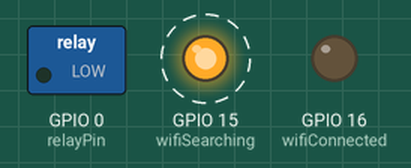
The sketch below on a simulated ESP8266 (NodeMCU). Shown: switched loads named in the sketch (green lamp = pin HIGH), output pins drawn as LEDs (lit = HIGH). Dashed ring = blinking. WiFi joins after 1.5 s; servers stay silent unless stated; what the sketch prints to the serial monitor is not drawn.

Above: at 5.5 s.
Timing chart, 0 to 9.6 s (numbered marks = the images above):
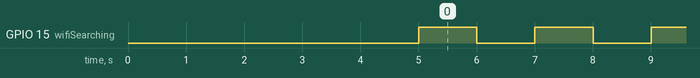

Measured:
- by itself, GPIO 15 (wifiSearching): alternates HIGH for 1.0 s and LOW for 1.0 s

The sketch:

ESP8266_relay.ino
```cpp
#include <ESP8266WiFi.h>

int relayPin = 0;       // 0 is pin "D3" on the ESP8266
int wifiSearching = 15; // pin "D8" on the ESP8266
int wifiConnected = 16; // pin "D0" on the ESP8266

// WiFi Setup
const char *ssid = "<WIFI_SSID>";
const char *password = "<WIFI_PASSWORD>";

// Static IP address configuration
IPAddress staticIP(192, 168, 1, 201);
IPAddress gateway(192, 168, 1, 254);
IPAddress subnet(255, 255, 255, 0);
IPAddress dns(8, 8, 8, 8);
WiFiServer wifiServer(80);

void setup()
{

  // Initialization
  Serial.begin(115200);
  delay(1000);
  WiFi.mode(WIFI_STA);
  WiFi.config(staticIP, subnet, gateway, dns);
  WiFi.begin(ssid, password);

  // Attempts to connect to WiFi before main loop
  while (WiFi.status() != WL_CONNECTED)
  {
    delay(1000);
    Serial.println("Connecting to WiFi..");
  }

  Serial.println("Connected to the WiFi network");
  Serial.println(WiFi.localIP());

  wifiServer.begin();

  // Sets the functions of each pin
  pinMode(relayPin, OUTPUT);
  pinMode(wifiSearching, OUTPUT); // declare wifi searching LED as output
  pinMode(wifiConnected, OUTPUT); // declare wifi connected LED as output

  // Sets initial state(s) of pin(s)
  digitalWrite(relayPin, LOW);
  digitalWrite(wifiSearching, LOW);
  digitalWrite(wifiConnected, LOW);

  delay(2000);
}

void loop()
{

  WiFiClient client = wifiServer.available();

  if (client)
  {
    wifiConnect();
    while (client.connected())
    {
      // Captures raw data from the client connection
      // and sends it to processing
      while (client.available() > 0)
      {
        char c = client.read();
        processReceivedValue(c);
        Serial.write(c);
      }
      delay(10);
    }

    client.stop();
    Serial.println("Client disconnected");
    wifiDisconnect();
  }
  else
  {
    Serial.println("Waiting for connection...");
    toggleWifiLight();
    delay(1000);
  }
}

void toggleWifiLight()
{
  long wifiState = digitalRead(wifiSearching);
  if (wifiState == LOW)
  {
    digitalWrite(wifiSearching, HIGH);
  }
  else if (wifiState == HIGH)
  {
    digitalWrite(wifiSearching, LOW);
  }
}

void wifiConnect()
{
  digitalWrite(wifiSearching, LOW);
  digitalWrite(wifiConnected, HIGH);
}

void wifiDisconnect()
{
  digitalWrite(wifiConnected, LOW);
}

// Processes client commands and executes actions on the board
void processReceivedValue(char command)
{
  if (command == '1')
  {
    digitalWrite(relayPin, HIGH);
  }
  else if (command == '0')
  {
    digitalWrite(relayPin, LOW);
  }
  return;
}
```
